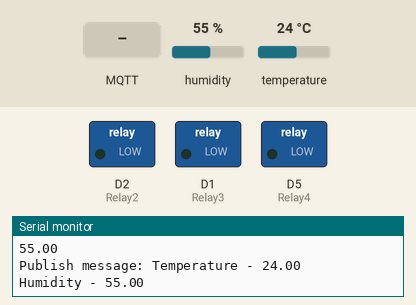
Bench run of a sketch on a simulated ESP8266 (NodeMCU). Parts: switched loads named in the sketch (green lamp = pin HIGH), the last lines printed to the serial monitor. Inputs (shaded band) come from the test bench; at power-on: humidity 55 %, temperature 24 °C. WiFi joins after 1.5 s; servers stay silent unless stated; random numbers use the default seed unless the sketch sets one; no MQTT or app messages arrive unless stated.

Above: at 2.7 s.
2.8 s: MQTT message "1" arrives on the second subscribed topic
At 3.9 s:
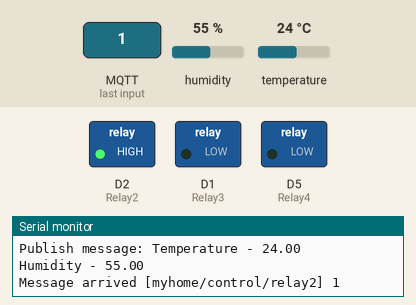
4.3 s: MQTT message "1" arrives on the third subscribed topic
At 5.0 s:
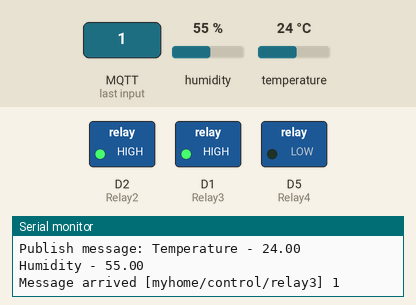
5.8 s: MQTT message "on" arrives on the second subscribed topic
At 6.2 s:
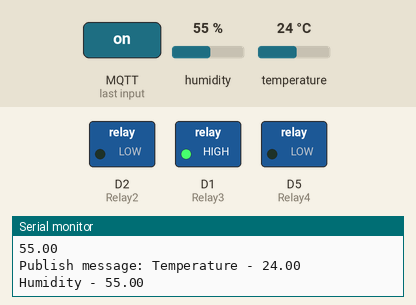
7.3 s: MQTT message "0" arrives on the third subscribed topic
At 8.5 s:
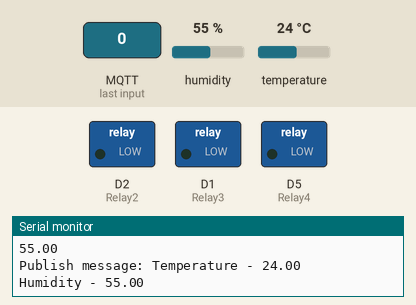
Timing chart, 0 to 9.8 s (numbered marks = the images above; inputs shaded):
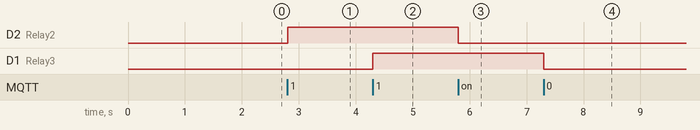

The sketch:

Control_automation.ino
```cpp
#include <ESP8266WiFi.h>
#include <PubSubClient.h>
#include <DHT.h>

//Relays for switching appliances
#define Relay1            D6
#define Relay2            D2
#define Relay3            D1
#define Relay4            D5

//DHT11 for reading temperature and humidity value
#define DHTPIN            D6

// Uncomment whatever type you're using!
#define DHTTYPE DHT11     // DHT 11
//#define DHTTYPE DHT22   // DHT 22, AM2302, AM2321
//#define DHTTYPE DHT21   // DHT 21, AM2301

DHT dht(DHTPIN, DHTTYPE);

// Update these with values suitable for your network.

const char* ssid = "NIPTICT_OFFICIAL";
const char* password = "N!PT!CT@@WiFi";
const char* mqtt_server = "broker.hivemq.com";
const int mqttPort = 1883; //HiveMQ Port
const char* username = "testing221";
const char* pass = "11111111";


#define sub1 "myhome/control/relay1"
#define sub2 "myhome/control/relay2"
#define sub3 "myhome/control/relay3"
#define sub4 "myhome/control/relay4"

char str_hum_data[10];
char str_temp_data[10];


WiFiClient espClient;
PubSubClient client(espClient);
unsigned long lastMsg = 0;
#define MSG_BUFFER_SIZE  (50)
char msg[MSG_BUFFER_SIZE];
int value = 0;

void setup_wifi() {

  delay(10);
  // We start by connecting to a WiFi network
  Serial.println();
  Serial.print("Connecting to ");
  Serial.println(ssid);

  WiFi.mode(WIFI_STA);
  WiFi.begin(ssid, password);

  while (WiFi.status() != WL_CONNECTED) {
    delay(500);
    Serial.print(".");
  }

  randomSeed(micros());

  Serial.println("");
  Serial.println("WiFi connected");
  Serial.println("IP address: ");
  Serial.println(WiFi.localIP());
}

void callback(char* topic, byte* payload, unsigned int length) {
  Serial.print("Message arrived [");
  Serial.print(topic);
  Serial.print("] ");

  if (strstr(topic, sub1))
  {
    for (int i = 0; i < length; i++) {
      Serial.print((char)payload[i]);
    }
    Serial.println();
    // Switch on the LED if an 1 was received as first character
    if ((char)payload[0] == '1') {
      digitalWrite(Relay1, HIGH);   // Turn the LED on (Note that LOW is the voltage level
      // but actually the LED is on; this is because
      // it is active low on the ESP-01)
    } else {
      digitalWrite(Relay1, LOW);  // Turn the LED off by making the voltage HIGH
    }
  }

  else if ( strstr(topic, sub2))
  {
    for (int i = 0; i < length; i++) {
      Serial.print((char)payload[i]);
    }
    Serial.println();
    // Switch on the LED if an 1 was received as first character
    if ((char)payload[0] == '1') {
      digitalWrite(Relay2, HIGH);   // Turn the LED on (Note that LOW is the voltage level
      // but actually the LED is on; this is because
      // it is active low on the ESP-01)
    } else {
      digitalWrite(Relay2, LOW);  // Turn the LED off by making the voltage HIGH
    }
  }
  else if ( strstr(topic, sub3))
  {
    for (int i = 0; i < length; i++) {
      Serial.print((char)payload[i]);
    }
    Serial.println();
    // Switch on the LED if an 1 was received as first character
    if ((char)payload[0] == '1') {
      digitalWrite(Relay3, HIGH);   // Turn the LED on (Note that LOW is the voltage level
      // but actually the LED is on; this is because
      // it is active low on the ESP-01)
    } else {
      digitalWrite(Relay3, LOW);  // Turn the LED off by making the voltage HIGH
    }
  }
  else if ( strstr(topic, sub4))
  {
    for (int i = 0; i < length; i++) {
      Serial.print((char)payload[i]);
    }
    Serial.println();
    // Switch on the LED if an 1 was received as first character
    if ((char)payload[0] == '1') {
      digitalWrite(Relay4, HIGH);   // Turn the LED on (Note that LOW is the voltage level
      // but actually the LED is on; this is because
      // it is active low on the ESP-01)
    } else {
      digitalWrite(Relay4, LOW);  // Turn the LED off by making the voltage HIGH
    }
  }

  else
  {
    Serial.println("unsubscribed topic");
  }


}
void reconnect() {
  // Loop until we're reconnected
  while (!client.connected()) {
    Serial.print("Attempting MQTT connection...");
    // Create a random client ID
    String clientId = "ESP8266Client-";
    clientId += String(random(0xffff), HEX);
    // Attempt to connect
    if (client.connect(clientId.c_str(), username, pass) ) {
      Serial.println("connected");
      // Once connected, publish an announcement...
      // ... and resubscribe
      client.subscribe(sub1);
      client.subscribe(sub2);
      client.subscribe(sub3);
      client.subscribe(sub4);
    } else {
      Serial.print("failed, rc=");
      Serial.print(client.state());
      Serial.println(" try again in 5 seconds");
      // Wait 5 seconds before retrying
      delay(5000);
    }
  }
}

void setup() {
  pinMode(Relay1, OUTPUT);
  pinMode(Relay2, OUTPUT);
  pinMode(Relay3, OUTPUT);
  pinMode(Relay4, OUTPUT);
  Serial.begin(115200);
  dht.begin();
  setup_wifi();
  client.setServer(mqtt_server, 1883);
  client.setCallback(callback);
}

void loop() {

  if (!client.connected()) {
    reconnect();
  }
  client.loop();

  unsigned long now = millis();
  if (now - lastMsg > 2000) {
    float hum_data = dht.readHumidity();
    Serial.println(hum_data);
    /* 4 is mininum width, 2 is precision; float value is copied onto str_sensor*/
    dtostrf(hum_data, 4, 2, str_hum_data);
    float temp_data = dht.readTemperature(); // or dht.readTemperature(true) for Fahrenheit
    dtostrf(temp_data, 4, 2, str_temp_data);
    lastMsg = now;
    Serial.print("Publish message: ");
    Serial.print("Temperature - "); Serial.println(str_temp_data);
    client.publish("device2/temp", str_temp_data);
    Serial.print("Humidity - "); Serial.println(str_hum_data);
    client.publish("device2/hum", str_hum_data);
  }
}
```

Measured:
- after the input at 2.8 s, D2 (Relay2): LOW → HIGH at once
- after the input at 4.3 s, D1 (Relay3): LOW → HIGH at once
- after the input at 5.8 s, D2 (Relay2): HIGH → LOW at once
- after the input at 7.3 s, D1 (Relay3): HIGH → LOW at once
